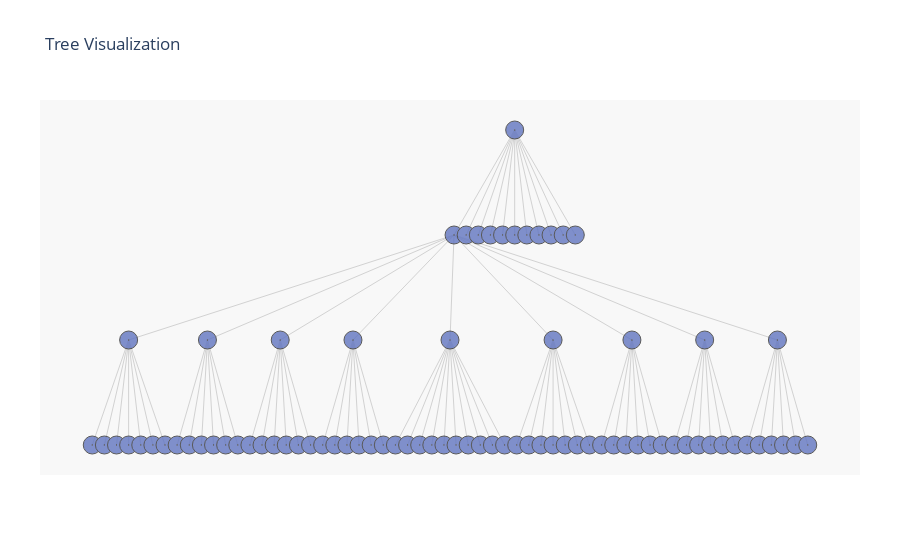

The cell this chart's notebook holds for it:
### Code cell
## Now see the tree build in action
RA.visualize_tree()
